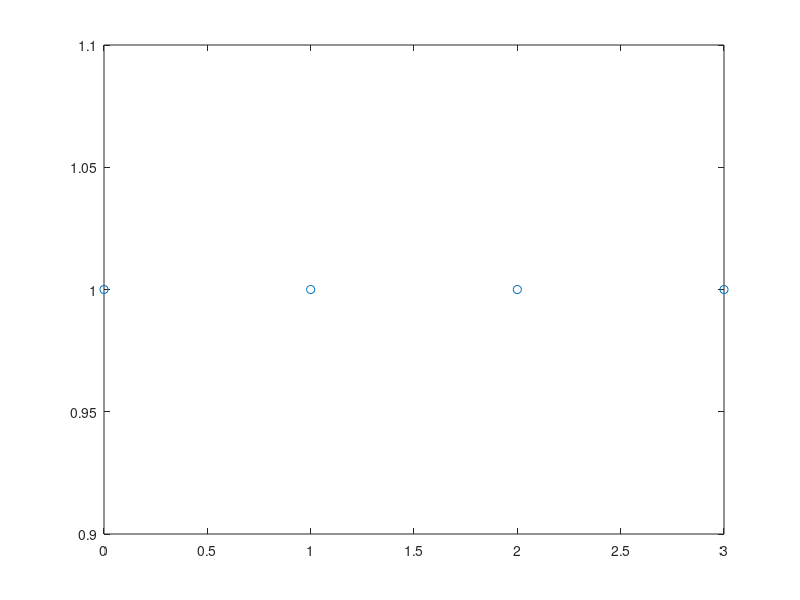

The MATLAB script that drew this image: (Note: this script raises an error after producing the figure.)
% Usage example of Lagrangecardinal
% related to Exercise 3.1

nodes = [0; 1; 2; 3];
values = [1; 1; 1; 1];
plot(nodes, values, 'o');
hold on;
for k= 1:size(nodes,1);
    L = Lagrangecardinal( nodes,k )
    ezplot(matlabFunction(L),[-1, 4]);
end
title([]);
    